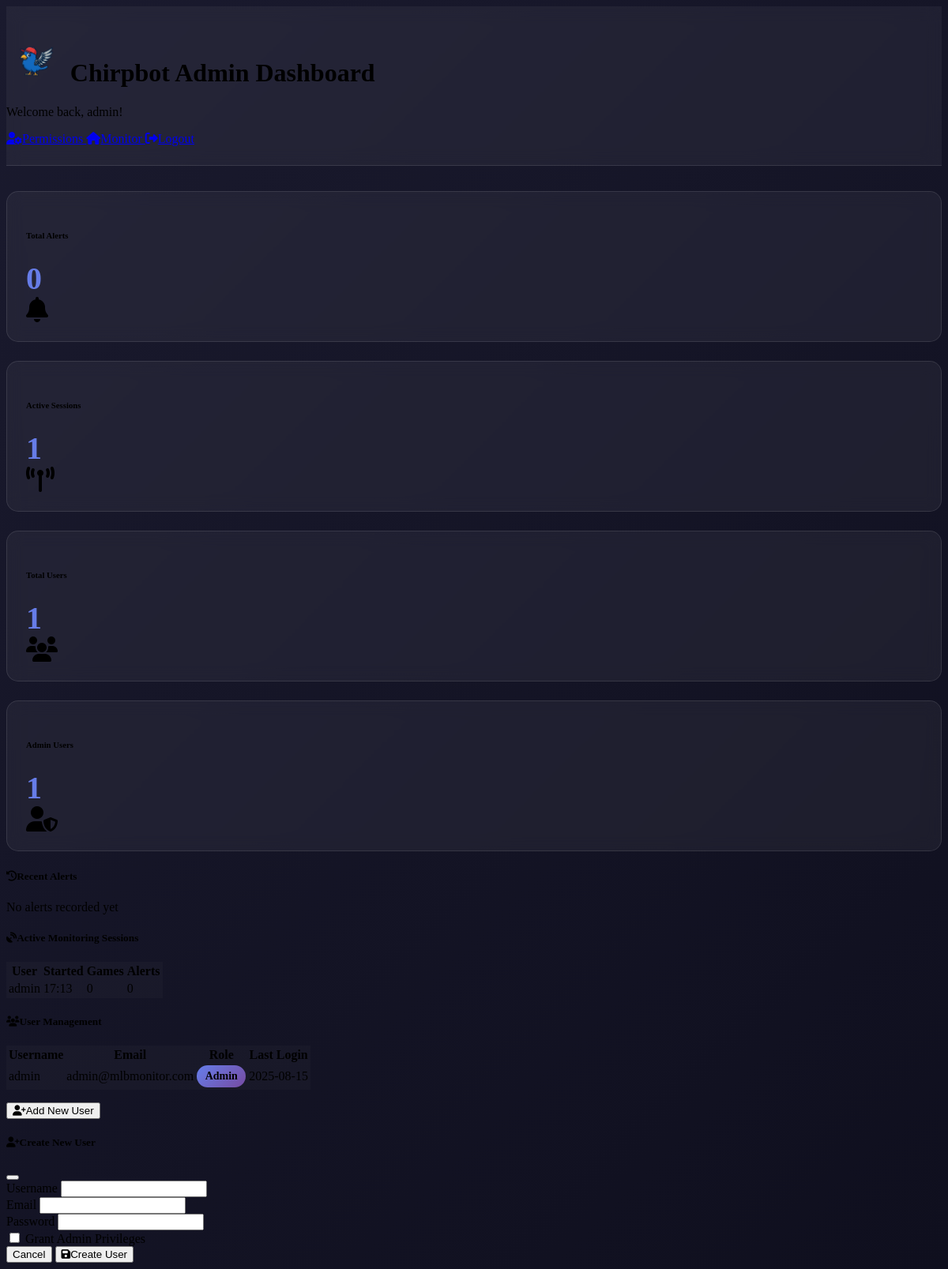
The page /admin/dashboard (signed in) on the database its author committed.
### models.py (models this page shows, shortened)
class User(UserMixin, db.Model):
    __tablename__ = 'users'
    id = db.Column(db.Integer, primary_key=True)
    username = db.Column(db.String(80), unique=True, nullable=False)
    email = db.Column(db.String(120), unique=True, nullable=False)
    password_hash = db.Column(db.String(256), nullable=False)
    is_admin = db.Column(db.Boolean, default=False)
    created_at = db.Column(db.DateTime, default=datetime.utcnow)
    last_login = db.Column(db.DateTime)
    telegram_alerts = db.Column(db.Boolean, default=True)
    email_alerts = db.Column(db.Boolean, default=False)
    notification_preferences = db.Column(db.JSON, default=lambda: {
        'runners': True,
        'hits': True,
        'scoring': True,
        'inning_change': False,
        'home_runs': True,
        'strikeouts': False,
        'runners_23_no_outs': True,
        'bases_loaded_no_outs': True,
        'runner_3rd_no_outs': True,
        'runners_13_no_outs': True,
        'runners_23_one_out': True,
        'runners_12_no_outs': True,
        'runner_2nd_no_outs': True,
        'bases_loaded_one_out': True,
        'runner_3rd_one_out': True,
        'runners_13_one_out': True,
        'seventh_inning': True,
        'game_start': True,
        'tie_ninth': True,
        'wind_speed': True,
        'wind_shift': True,
        'hot_windy': True,
        'temp_wind': True,
        'power_hitter': True,
        'ai_enhance_alerts': False,
        'ai_summarize_events': False
    })
    monitored_games = db.Column(db.JSON, default=list)

class MonitoringSession(db.Model):
    __tablename__ = 'monitoring_sessions'
    id = db.Column(db.Integer, primary_key=True)
    user_id = db.Column(db.Integer, db.ForeignKey('users.id'))
    started_at = db.Column(db.DateTime, default=datetime.utcnow)
    ended_at = db.Column(db.DateTime)
    games_monitored = db.Column(db.JSON)
    alerts_sent = db.Column(db.Integer, default=0)
    is_active = db.Column(db.Boolean, default=True)
    user = db.relationship('User', backref='monitoring_sessions')

### app.py (the view)
@app.route('/admin/dashboard')
@login_required
def admin_dashboard():
    if not current_user.is_admin:
        flash('Admin access required', 'danger')
        return redirect(url_for('index'))
    total_alerts = models.AlertLog.query.count()
    recent_alerts = models.AlertLog.query.order_by(models.AlertLog.created_at.desc()).limit(10).all()
    active_sessions = models.MonitoringSession.query.filter_by(is_active=True).all()
    all_users = models.User.query.all()
    return render_template('admin_dashboard.html',
                         total_alerts=total_alerts,
                         recent_alerts=recent_alerts,
                         active_sessions=active_sessions,
                         all_users=all_users)

### app.py (called while the page is built)
@login_manager.user_loader
def load_user(user_id):
    return models.User.query.get(int(user_id))

### templates/admin_dashboard.html (shortened to what this page needs)
<!DOCTYPE html>
<html lang="en" data-bs-theme="dark">
<head>
    <link href="https://cdn.replit.com/agent/bootstrap-agent-dark-theme.min.css" rel="stylesheet">
    <link rel="stylesheet" href="https://cdnjs.cloudflare.com/ajax/libs/font-awesome/6.5.1/css/all.min.css">
</head>
<body>
    <div class="dashboard-header">
        <div class="container">
            <div class="row align-items-center">
                <div class="col-md-6">
                    <h1 class="mb-0">
                        <img src="{{ url_for('static', filename='img/chirpbot-logo.png') }}" alt="Chirpbot" class="me-3" style="height: 50px; width: auto;">
                        Chirpbot Admin Dashboard
                    </h1>
                    <p class="text-muted mb-0 mt-2">
                        Welcome back, {{ current_user.username }}!
                    </p>
                </div>
                <div class="col-md-6 text-md-end">
                    <a href="{{ url_for('admin_permissions') }}" class="btn btn-outline-warning me-2">
                        <i class="fas fa-user-cog me-2"></i>Permissions
                    </a>
                    <a href="{{ url_for('index') }}" class="btn btn-outline-primary me-2">
                        <i class="fas fa-home me-2"></i>Monitor
                    </a>
                    <a href="{{ url_for('logout') }}" class="btn btn-outline-danger">
                        <i class="fas fa-sign-out-alt me-2"></i>Logout
                    </a>
                </div>
            </div>
        </div>
    </div>
    <div class="container">
        <div class="row mb-4">
            <div class="col-md-3">
                <div class="stat-card">
                    <div class="d-flex align-items-center">
                        <div class="flex-grow-1">
                            <h6 class="text-muted mb-2">Total Alerts</h6>
                            <div class="stat-value">{{ total_alerts }}</div>
                        </div>
                        <div class="ms-3">
                            <i class="fas fa-bell fa-2x text-warning"></i>
                        </div>
                    </div>
                </div>
            </div>
            <div class="col-md-3">
                <div class="stat-card">
                    <div class="d-flex align-items-center">
                        <div class="flex-grow-1">
                            <h6 class="text-muted mb-2">Active Sessions</h6>
                            <div class="stat-value">{{ active_sessions|length }}</div>
                        </div>
                        <div class="ms-3">
                            <i class="fas fa-broadcast-tower fa-2x text-success"></i>
                        </div>
                    </div>
                </div>
            </div>
            <div class="col-md-3">
                <div class="stat-card">
                    <div class="d-flex align-items-center">
                        <div class="flex-grow-1">
                            <h6 class="text-muted mb-2">Total Users</h6>
                            <div class="stat-value">{{ all_users|length }}</div>
                        </div>
                        <div class="ms-3">
                            <i class="fas fa-users fa-2x text-info"></i>
                        </div>
                    </div>
                </div>
            </div>
            <div class="col-md-3">
                <div class="stat-card">
                    <div class="d-flex align-items-center">
                        <div class="flex-grow-1">
                            <h6 class="text-muted mb-2">Admin Users</h6>
                            <div class="stat-value">{{ all_users|selectattr('is_admin')|list|length }}</div>
                        </div>
                        <div class="ms-3">
                            <i class="fas fa-user-shield fa-2x text-primary"></i>
                        </div>
                    </div>
                </div>
            </div>
        </div>
        <div class="row mb-4">
            <div class="col-12">
                <div class="card bg-dark">
                    <div class="card-header">
                        <h5 class="mb-0">
                            <i class="fas fa-history me-2"></i>Recent Alerts
                        </h5>
                    </div>
                    <div class="card-body">
                        {% if recent_alerts %}
                            {% for alert in recent_alerts %}
                                <div class="alert-item alert-type-{{ alert.alert_type }}">
                                    <div class="d-flex justify-content-between align-items-start">
                                        <div>
                                            <strong>{{ alert.alert_type|replace('_', ' ')|title }}</strong>
                                            <span class="text-muted ms-2">Game #{{ alert.game_id }}</span>
                                            <p class="mb-0 mt-1">{{ alert.message }}</p>
                                        </div>
                                        <small class="text-muted">
                                            {{ alert.created_at.strftime('%Y-%m-%d %H:%M:%S') }}
                                        </small>
                                    </div>
                                </div>
                            {% endfor %}
                        {% else %}
                            <p class="text-muted text-center">No alerts recorded yet</p>
                        {% endif %}
                    </div>
                </div>
            </div>
        </div>
        <div class="row">
            <div class="col-md-6">
                <div class="card bg-dark">
                    <div class="card-header">
                        <h5 class="mb-0">
                            <i class="fas fa-satellite-dish me-2"></i>Active Monitoring Sessions
                        </h5>
                    </div>
                    <div class="card-body">
                        {% if active_sessions %}
                            <div class="table-responsive">
                                <table class="table table-dark table-hover">
                                    <thead>
                                        <tr>
                                            <th>User</th>
                                            <th>Started</th>
                                            <th>Games</th>
                                            <th>Alerts</th>
                                        </tr>
                                    </thead>
                                    <tbody>
                                        {% for session in active_sessions %}
                                            <tr>
                                                <td>{{ session.user.username }}</td>
                                                <td>{{ session.started_at.strftime('%H:%M') }}</td>
                                                <td>{{ session.games_monitored|length if session.games_monitored else 0 }}</td>
                                                <td>{{ session.alerts_sent }}</td>
                                            </tr>
                                        {% endfor %}
                                    </tbody>
                                </table>
                            </div>
                        {% else %}
                            <p class="text-muted text-center">No active monitoring sessions</p>
                        {% endif %}
                    </div>
                </div>
            </div>
            <div class="col-md-6">
                <div class="card bg-dark">
                    <div class="card-header">
                        <h5 class="mb-0">
                            <i class="fas fa-users me-2"></i>User Management
                        </h5>
                    </div>
                    <div class="card-body">
                        <div class="table-responsive">
                            <table class="table table-dark table-hover">
                                <thead>
                                    <tr>
                                        <th>Username</th>
                                        <th>Email</th>
                                        <th>Role</th>
                                        <th>Last Login</th>
                                    </tr>
                                </thead>
                                <tbody>
                                    {% for user in all_users %}
                                        <tr>
                                            <td>{{ user.username }}</td>
                                            <td>{{ user.email }}</td>
                                            <td>
                                                {% if user.is_admin %}
                                                    <span class="user-badge badge-admin">Admin</span>
                                                {% else %}
                                                    <span class="user-badge badge-user">User</span>
                                                {% endif %}
                                            </td>
                                            <td>
                                                {% if user.last_login %}
                                                    {{ user.last_login.strftime('%Y-%m-%d') }}
                                                {% else %}
                                                    Never
                                                {% endif %}
                                            </td>
                                        </tr>
                                    {% endfor %}
                                </tbody>
                            </table>
                        </div>
                        <div class="action-buttons">
                            <button class="btn btn-primary" onclick="showCreateUserModal()">
                                <i class="fas fa-user-plus me-2"></i>Add New User
                            </button>
                        </div>
                    </div>
                </div>
            </div>
        </div>
    </div>
    <div class="modal fade" id="createUserModal" tabindex="-1">
        <div class="modal-dialog">
            <div class="modal-content bg-dark">
                <div class="modal-header">
                    <h5 class="modal-title">
                        <i class="fas fa-user-plus me-2"></i>Create New User
                    </h5>
                    <button type="button" class="btn-close" data-bs-dismiss="modal"></button>
                </div>
                <div class="modal-body">
                    <form id="createUserForm">
                        <div class="mb-3">
                            <label for="new-username" class="form-label">Username</label>
                            <input type="text" class="form-control" id="new-username" required>
                        </div>
                        <div class="mb-3">
                            <label for="new-email" class="form-label">Email</label>
                            <input type="email" class="form-control" id="new-email" required>
                        </div>
                        <div class="mb-3">
                            <label for="new-password" class="form-label">Password</label>
                            <input type="password" class="form-control" id="new-password" required>
                        </div>
                        <div class="form-check mb-3">
                            <input class="form-check-input" type="checkbox" id="new-is-admin">
                            <label class="form-check-label" for="new-is-admin">
                                Grant Admin Privileges
                            </label>
                        </div>
                    </form>
                </div>
                <div class="modal-footer">
                    <button type="button" class="btn btn-secondary" data-bs-dismiss="modal">Cancel</button>
                    <button type="button" class="btn btn-primary" onclick="createUser()">
                        <i class="fas fa-save me-2"></i>Create User
                    </button>
                </div>
            </div>
        </div>
    </div>
</body>
</html>

### templates/admin_dashboard.html (style rules this page uses)
body { background: linear-gradient(135deg, #1a1a2e 0%, #0f0f1e 100%); min-height: 100vh; }
.dashboard-header { background: rgba(255, 255, 255, 0.05); backdrop-filter: blur(10px); border-bottom: 1px solid rgba(255, 255, 255, 0.1); padding: 1.5rem 0; margin-bottom: 2rem; }
.stat-card { background: rgba(255, 255, 255, 0.05); backdrop-filter: blur(10px); border: 1px solid rgba(255, 255, 255, 0.1); border-radius: 15px; padding: 1.5rem; margin-bottom: 1.5rem; transition: all 0.3s ease; }
.stat-value { font-size: 2.5rem; font-weight: bold; background: linear-gradient(135deg, #667eea 0%, #764ba2 100%); -webkit-background-clip: text; -webkit-text-fill-color: transparent; }
.table-dark { background: rgba(255, 255, 255, 0.02); }
.table-dark td, .table-dark th { border-color: rgba(255, 255, 255, 0.1); }
.user-badge { display: inline-block; padding: 0.35rem 0.65rem; border-radius: 20px; font-size: 0.875rem; font-weight: 600; }
.badge-admin { background: linear-gradient(135deg, #667eea 0%, #764ba2 100%); }
.action-buttons { display: flex; gap: 0.5rem; margin-top: 1rem; }

### rows shown on the page
User: username "admin", email "admin@mlbmonitor.com", is_admin "Admin", last_login "2025-08-15"
MonitoringSession: user.username "admin", started_at "17:13", games_monitored|length "0", alerts_sent "0"

### other values the page prints
{{ total_alerts }} "0"
{{ active_sessions|length }} "1"
{{ all_users|length }} "1"
{{ all_users|selectattr('is_admin')|list|length }} "1"
